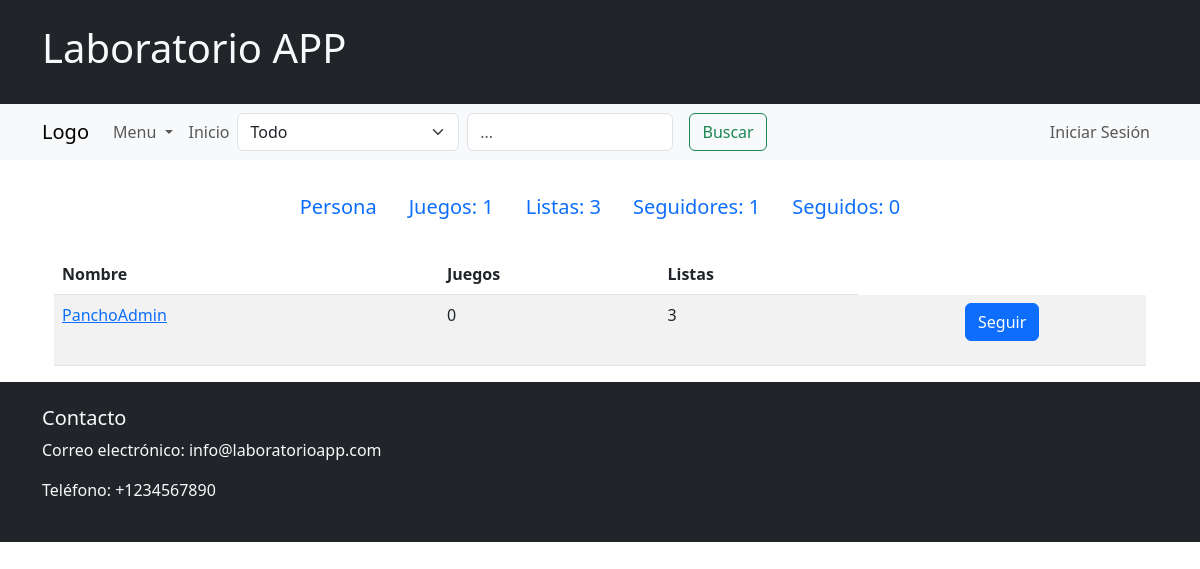
Screenshot of /followers/1 with the database file from the repository.
### domain/models.py (models this page shows, shortened)
class Usuario(models.Model):
    nickname = models.CharField(max_length=30, unique=True)
    foto = models.ImageField(upload_to="media/usuarios/", default="media/usuarios/generica.jpg")
    cuenta = models.OneToOneField(User, on_delete=models.CASCADE)
    objects = UsuarioManager()
    def __str__(self):
        return self.nickname
    def cant_listas_de_juegos(self):
        return self.listas_de_juegos.count()
    def cant_juegos_jugados(self):
        return self.reseñas.count()
    def cant_seguidores(self):
        return self.seguido_por.count()
    def cant_seguidos(self):
        return self.sigue_a.count()

### domain/views.py (the view)
# urls.py: path('followers/<int:id>', SeguidoresController.as_view(), name="followers"),
class SeguidoresController(TemplateView):
    template_name = "accounts/seguidores.html"
    def get_context_data(self, **kwargs):
        context = super().get_context_data(**kwargs)
        user_id = self.kwargs.get('id')
        usuario = Usuario.objects.get(id=user_id)
        user_session = Usuario.objects.get_user_from_request(self.request)
        loSigue = Siguen.objects.filter(seguidor=user_session, seguido=usuario).exists()
        session = Usuario.objects.sesion_perfil_match(user_session,usuario)
        seguidores_relacion = usuario.seguido_por.all()
        seguidores = [relacion.seguidor for relacion in seguidores_relacion]
        follows = self.get_seguidores_con_follow_session(seguidores, user_session)
        context['seguidores'] = seguidores
        context['session'] = session
        context['losigue'] = loSigue
        context['follows'] = follows
        context['user_session'] = user_session
        context['userinfo'] = usuario
        return context
    def get_seguidores_con_follow_session(self,seguidores,user_session):
        follows = []
        for seguidor in seguidores:
            follow = Siguen.objects.filter(seguidor=user_session, seguido=seguidor).exists()
            follows.append({
                    'seguidor' : seguidor,
                    'follow': follow
                })
        print(follows)
        return follows

### domain/forms.py
class SearchForm(forms.Form):
    SEARCH_CHOICES = [
        ('all', 'Todo'),
        ('games', 'Juegos'),
        ('users', 'Usuarios'),
        ('game_lists', 'Listas de Juegos')
    ]
    query = forms.CharField(max_length=100, required=True, widget=forms.TextInput(attrs={
        'placeholder': '¿Que estas pensando?...'
    }))
    search_type = forms.ChoiceField(choices=SEARCH_CHOICES, required=True)

### domain/context_processors.py (called while the page is built)
def search_form(request):
    return {'search_form': SearchForm()}

### domain/models.py (called while the page is built)
    def get_user_from_request(self, request):
        if request.user.is_authenticated:
            try:
                return self.get(cuenta=request.user)
            except self.model.DoesNotExist:
                return None
        return None

    def sesion_perfil_match(self,user_session,user):
        session=False
        if user_session:
            session = user == user_session
        return session

### domain/templates/accounts/seguidores.html (shortened to what this page needs)
<!DOCTYPE html>
{% extends 'accounts/profile.html' %}
{% block content %}
<div class="container">
  <table class="table table-striped">
    <thead>
      <tr>
        <th scope="col">Nombre</th>
        <th scope="col">Juegos</th>
        <th scope="col">Listas</th>
      </tr>
    </thead>
    <tbody>
      {% for contenido in follows %}
      <tr>
        <td>
          <a href="{% url 'profile' id=contenido.seguidor.id %}">{{ contenido.seguidor.nickname }}</a>
        </td>
        <td>{{ contenido.seguidor.cant_juegos_jugados }}</td>
        <td>{{ contenido.seguidor.cant_listas_de_juegos }}</td>
        <td>
        <div class="text-center mb-3">
            {% if not contenido.follow %}
            <form method="post" action="{% url 'seguir_usuario' usuario_id=contenido.seguidor.id %}?next={{ request.path }}">
              <button type="submit" class="btn btn-primary">Seguir</button>
            </form>
            {% else %}
            <form method="post" action="{% url 'dejarSeguirUsuario' usuario_id=contenido.seguidor.id %}?next={{ request.path }}">
              {% csrf_token %}
              <button type="submit" class="btn btn-secondary">Dejar De Seguir</button>
            </form>
            {% endif %}
        </div>
        </td>
      </tr>
      {% endfor %}
    </tbody>
  </table>
</div>
{% endblock %}

### domain/templates/navs/profile_nav.html (shortened to what this page needs)
<!DOCTYPE html>
<html lang="en">
<head>
</head>
<body>
<div class="container">
    <br>
    <ul class="nav justify-content-center">
      {% if session %}
      <li class="nav-item">
        <a class="nav-link active" aria-current="page">
          <span class="fs-5">{{ userinfo }}</span>
        </a>
      </li>
      <li class="nav-item">
        <a class="nav-link active" aria-current="page" href="{% url 'yourGames' id_usuario=user_session.id %}">
          <span class="fs-5">Juegos: {{ userinfo.cant_juegos_jugados }}</span>
        </a>
      </li>
      <li class="nav-item">
        <a class="nav-link" href="{% url 'yourLists' id_usuario=user_session.id %}">
          <span class="fs-5">Listas: {{ userinfo.cant_listas_de_juegos }}</span>
        </a>
      </li>
      <li class="nav-item">
        <a class="nav-link" href="{% url 'followers' id=user_session.id %}">
          <span class="fs-5">Seguidores: {{ userinfo.cant_seguidores }}</span>
        </a>
      </li>
      <li class="nav-item">
        <a class="nav-link" href="{% url 'follow' id=user_session.id %}">
          <span class="fs-5">Seguidos: {{ userinfo.cant_seguidos }}</span>
        </a>
      </li>
      {% else %}
      <li class="nav-item">
        <a class="nav-link active" aria-current="page">
          <span class="fs-5">{{ userinfo }}</span>
        </a>
      </li>
      <li class="nav-item">
        <a class="nav-link" href="{% url 'yourGames' id_usuario=userinfo.id %}">
          <span class="fs-5">Juegos: {{ userinfo.cant_juegos_jugados }}</span>
        </a>
      </li>
      <li class="nav-item">
        <a class="nav-link" href="{% url 'yourLists' id_usuario=userinfo.id %}">
          <span class="fs-5">Listas: {{ userinfo.cant_listas_de_juegos }}</span>
        </a>
      </li>
      <li class="nav-item">
        <a class="nav-link" href="{% url 'followers' id=userinfo.id %}">
          <span class="fs-5">Seguidores: {{ userinfo.cant_seguidores }}</span>
        </a>
      </li>
      <li class="nav-item">
        <a class="nav-link" href="{% url 'follow' id=userinfo.id %}">
          <span class="fs-5">Seguidos: {{ userinfo.cant_seguidos }}</span>
        </a>
      </li>
      {% endif %}
    </ul>
</div>
</body>
</html>

### rows the page displays
Usuario: nickname "Persona", cant_juegos_jugados "1", cant_listas_de_juegos "3", cant_seguidores "1", cant_seguidos "0"
Usuario: seguidor.nickname "PanchoAdmin", seguidor.cant_juegos_jugados "0", seguidor.cant_listas_de_juegos "3"
